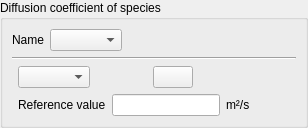
    <widget class="QGroupBox" name="groupBoxDiff">
     <property name="toolTip">
      <string>&lt;html&gt;&lt;head/&gt;&lt;body&gt;&lt;p&gt;&lt;span style=&quot; font-size:9pt;&quot;&gt;Define the diffusion coefficient of species in m&lt;/span&gt;&lt;span style=&quot; font-size:9pt; vertical-align:super;&quot;&gt;2&lt;/span&gt;&lt;span style=&quot; font-size:9pt;&quot;&gt;/s. It can be either constant, in which case the reference value must be completed, or variable and then the formula editor must be filled. Useful only with a user scalar.&lt;/span&gt;&lt;/p&gt;&lt;/body&gt;&lt;/html&gt;</string>
     </property>
     <property name="title">
      <string>Diffusion coefficient of species</string>
     </property>
     <layout class="QGridLayout">
      <property name="leftMargin">
       <number>9</number>
      </property>
      <property name="topMargin">
       <number>9</number>
      </property>
      <property name="rightMargin">
       <number>9</number>
      </property>
      <property name="bottomMargin">
       <number>9</number>
      </property>
      <property name="spacing">
       <number>6</number>
      </property>
      <item row="2" column="1">
       <layout class="QVBoxLayout">
        <property name="spacing">
         <number>6</number>
        </property>
        <property name="leftMargin">
         <number>0</number>
        </property>
        <property name="topMargin">
         <number>0</number>
        </property>
        <property name="rightMargin">
         <number>0</number>
        </property>
        <property name="bottomMargin">
         <number>0</number>
        </property>
        <item>
         <layout class="QHBoxLayout">
          <property name="spacing">
           <number>6</number>
          </property>
          <property name="leftMargin">
           <number>0</number>
          </property>
          <property name="topMargin">
           <number>0</number>
          </property>
          <property name="rightMargin">
           <number>0</number>
          </property>
          <property name="bottomMargin">
           <number>0</number>
          </property>
          <item>
           <widget class="QComboBox" name="comboBoxDiff">
            <property name="toolTip">
             <string>&lt;html&gt;&lt;head/&gt;&lt;body&gt;&lt;p&gt;&lt;span style=&quot; font-size:9pt;&quot;&gt;Fill the formula editor in case of a variable diffusion coefficient.&lt;/span&gt;&lt;/p&gt;&lt;/body&gt;&lt;/html&gt;</string>
            </property>
           </widget>
          </item>
          <item>
           <spacer>
            <property name="orientation">
             <enum>Qt::Horizontal</enum>
            </property>
            <property name="sizeHint" stdset="0">
             <size>
              <width>16</width>
              <height>20</height>
             </size>
            </property>
           </spacer>
          </item>
          <item>
           <widget class="QPushButton" name="pushButtonDiff">
            <property name="toolTip">
             <string>&lt;html&gt;&lt;head/&gt;&lt;body&gt;&lt;p&gt;&lt;span style=&quot; font-size:9pt;&quot;&gt;Fill the formula editor in case of a variable diffusion coefficient.&lt;/span&gt;&lt;/p&gt;&lt;/body&gt;&lt;/html&gt;</string>
            </property>
            <property name="text">
             <string/>
            </property>
            <property name="icon">
             <iconset resource="resources_pages.qrc">
              <normaloff>:data/icons/22x22/edit-find-replace.png</normaloff>:data/icons/22x22/edit-find-replace.png</iconset>
            </property>
           </widget>
          </item>
          <item>
           <spacer>
            <property name="orientation">
             <enum>Qt::Horizontal</enum>
            </property>
            <property name="sizeHint" stdset="0">
             <size>
              <width>40</width>
              <height>20</height>
             </size>
            </property>
           </spacer>
          </item>
         </layout>
        </item>
        <item>
         <layout class="QHBoxLayout">
          <property name="spacing">
           <number>6</number>
          </property>
          <property name="leftMargin">
           <number>0</number>
          </property>
          <property name="topMargin">
           <number>0</number>
          </property>
          <property name="rightMargin">
           <number>0</number>
          </property>
          <property name="bottomMargin">
           <number>0</number>
          </property>
          <item>
           <widget class="QLabel" name="labelDiff">
            <property name="toolTip">
             <string>&lt;html&gt;&lt;head/&gt;&lt;body&gt;&lt;p&gt;&lt;span style=&quot; font-size:9pt;&quot;&gt;Define the diffusion coefficient reference value in m&lt;/span&gt;&lt;span style=&quot; font-size:9pt; vertical-align:super;&quot;&gt;2&lt;/span&gt;&lt;span style=&quot; font-size:9pt;&quot;&gt;/s. If the diffusion coefficient is variable, this value will be used for the initialization.&lt;/span&gt;&lt;/p&gt;&lt;/body&gt;&lt;/html&gt;</string>
            </property>
            <property name="text">
             <string>Reference value</string>
            </property>
           </widget>
          </item>
          <item>
           <widget class="QLineEdit" name="lineEditDiff">
            <property name="toolTip">
             <string>&lt;html&gt;&lt;head/&gt;&lt;body&gt;&lt;p&gt;&lt;span style=&quot; font-size:9pt;&quot;&gt;Define the diffusion coefficient reference value in m&lt;/span&gt;&lt;span style=&quot; font-size:9pt; vertical-align:super;&quot;&gt;2&lt;/span&gt;&lt;span style=&quot; font-size:9pt;&quot;&gt;/s. If the diffusion coefficient is variable, this value will be used for the initialization.&lt;/span&gt;&lt;/p&gt;&lt;/body&gt;&lt;/html&gt;</string>
            </property>
           </widget>
          </item>
          <item>
           <widget class="QLabel" name="labelUnitDiff">
            <property name="toolTip">
             <string>&lt;html&gt;&lt;head/&gt;&lt;body&gt;&lt;p&gt;&lt;span style=&quot; font-size:9pt;&quot;&gt;Define the diffusion coefficient reference value in m&lt;/span&gt;&lt;span style=&quot; font-size:9pt; vertical-align:super;&quot;&gt;2&lt;/span&gt;&lt;span style=&quot; font-size:9pt;&quot;&gt;/s. If the diffusion coefficient is variable, this value will be used for the initialization.&lt;/span&gt;&lt;/p&gt;&lt;/body&gt;&lt;/html&gt;</string>
            </property>
            <property name="text">
             <string>m²/s</string>
            </property>
           </widget>
          </item>
         </layout>
        </item>
       </layout>
      </item>
      <item row="2" column="2">
       <spacer>
        <property name="orientation">
         <enum>Qt::Horizontal</enum>
        </property>
        <property name="sizeHint" stdset="0">
         <size>
          <width>40</width>
          <height>20</height>
         </size>
        </property>
       </spacer>
      </item>
      <item row="0" column="0" colspan="3">
       <layout class="QHBoxLayout">
        <property name="spacing">
         <number>6</number>
        </property>
        <property name="leftMargin">
         <number>0</number>
        </property>
        <property name="topMargin">
         <number>0</number>
        </property>
        <property name="rightMargin">
         <number>0</number>
        </property>
        <property name="bottomMargin">
         <number>0</number>
        </property>
        <item>
         <widget class="QLabel" name="label">
          <property name="toolTip">
           <string>&lt;html&gt;&lt;head/&gt;&lt;body&gt;&lt;p&gt;&lt;span style=&quot; font-size:9pt;&quot;&gt;Select the scalar.&lt;/span&gt;&lt;/p&gt;&lt;/body&gt;&lt;/html&gt;</string>
          </property>
          <property name="text">
           <string>Name</string>
          </property>
         </widget>
        </item>
        <item>
         <widget class="QComboBox" name="comboBoxNameDiff">
          <property name="toolTip">
           <string>&lt;html&gt;&lt;head/&gt;&lt;body&gt;&lt;p&gt;&lt;span style=&quot; font-size:9pt;&quot;&gt;Select the scalar.&lt;/span&gt;&lt;/p&gt;&lt;/body&gt;&lt;/html&gt;</string>
          </property>
         </widget>
        </item>
        <item>
         <spacer>
          <property name="orientation">
           <enum>Qt::Horizontal</enum>
          </property>
          <property name="sizeHint" stdset="0">
           <size>
            <width>40</width>
            <height>20</height>
           </size>
          </property>
         </spacer>
        </item>
       </layout>
      </item>
      <item row="1" column="0" colspan="3">
       <widget class="Line" name="line">
        <property name="orientation">
         <enum>Qt::Horizontal</enum>
        </property>
       </widget>
      </item>
     </layout>
    </widget>
